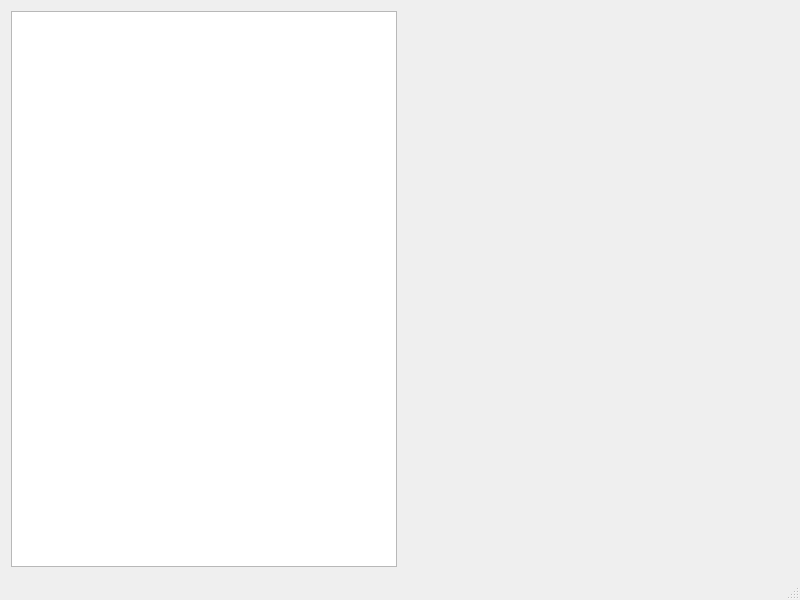
<?xml version="1.0" encoding="UTF-8"?>
<ui version="4.0">
 <class>MainWindow</class>
 <widget class="QMainWindow" name="MainWindow">
  <property name="geometry">
   <rect>
    <x>0</x>
    <y>0</y>
    <width>800</width>
    <height>600</height>
   </rect>
  </property>
  <property name="windowTitle">
   <string>Skynet</string>
  </property>
  <widget class="QWidget" name="centralWidget">
   <layout class="QHBoxLayout" name="horizontalLayout">
    <item>
     <widget class="QListWidget" name="listWidget"/>
    </item>
    <item>
     <widget class="QStackedWidget" name="stackedWidget"/>
    </item>
   </layout>
  </widget>
  <widget class="QStatusBar" name="statusBar"/>
 </widget>
 <layoutdefault spacing="6" margin="11"/>
 <resources/>
 <connections/>
</ui>
